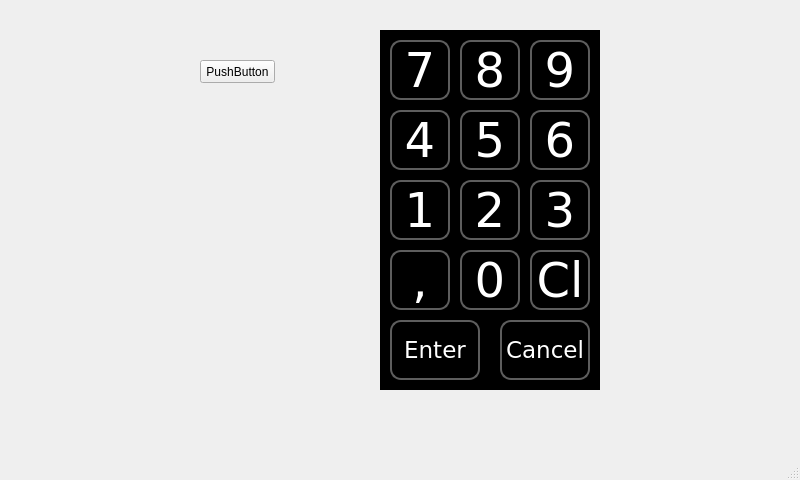
<?xml version="1.0" encoding="UTF-8"?>
<ui version="4.0">
 <class>Teclado_numericoClass</class>
 <widget class="QMainWindow" name="Teclado_numericoClass">
  <property name="geometry">
   <rect>
    <x>0</x>
    <y>0</y>
    <width>800</width>
    <height>480</height>
   </rect>
  </property>
  <property name="windowTitle">
   <string>Teclado_numerico</string>
  </property>
  <widget class="QWidget" name="centralWidget">
   <widget class="QFrame" name="Teclado">
    <property name="geometry">
     <rect>
      <x>380</x>
      <y>30</y>
      <width>220</width>
      <height>360</height>
     </rect>
    </property>
    <property name="styleSheet">
     <string notr="true">background-color: rgb(0, 0, 0);</string>
    </property>
    <property name="frameShape">
     <enum>QFrame::StyledPanel</enum>
    </property>
    <property name="frameShadow">
     <enum>QFrame::Raised</enum>
    </property>
    <widget class="QPushButton" name="Teclado_7">
     <property name="geometry">
      <rect>
       <x>10</x>
       <y>10</y>
       <width>60</width>
       <height>60</height>
      </rect>
     </property>
     <property name="font">
      <font>
       <family>Verdana</family>
       <pointsize>36</pointsize>
       <weight>50</weight>
       <italic>false</italic>
       <bold>false</bold>
      </font>
     </property>
     <property name="styleSheet">
      <string notr="true">QPushButton {
color: white;
border: 2px solid #5E5E5E;
border-radius: 11px;
padding: 5px;
background: qradialgradient(cx: 0.5, cy: -0.5,
fx: 0.5, fy:-0.1,
radius: 1.3, stop: 0 rgba(198,198,198, 255), stop: 1 rgba(50, 50,50,50));
}

QPushButton:pressed{
background: qradialgradient(cx: 0.5, cy: -0.5,
fx: 0.5, fy: -0.1,
radius: 1.35, stop: 0 rgba(50, 50,50,50), stop: 1 rgba(198, 198,198, 255));
}</string>
     </property>
     <property name="text">
      <string>7</string>
     </property>
    </widget>
    <widget class="QPushButton" name="Teclado_8">
     <property name="geometry">
      <rect>
       <x>80</x>
       <y>10</y>
       <width>60</width>
       <height>60</height>
      </rect>
     </property>
     <property name="font">
      <font>
       <family>Verdana</family>
       <pointsize>36</pointsize>
       <weight>50</weight>
       <italic>false</italic>
       <bold>false</bold>
      </font>
     </property>
     <property name="styleSheet">
      <string notr="true">QPushButton {
color: white;
border: 2px solid #5E5E5E;
border-radius: 11px;
padding: 5px;
background: qradialgradient(cx: 0.5, cy: -0.5,
fx: 0.5, fy:-0.1,
radius: 1.3, stop: 0 rgba(198,198,198, 255), stop: 1 rgba(50, 50,50,50));
}

QPushButton:pressed{
background: qradialgradient(cx: 0.5, cy: -0.5,
fx: 0.5, fy: -0.1,
radius: 1.35, stop: 0 rgba(50, 50,50,50), stop: 1 rgba(198, 198,198, 255));
}</string>
     </property>
     <property name="text">
      <string>8</string>
     </property>
    </widget>
    <widget class="QPushButton" name="Teclado_9">
     <property name="geometry">
      <rect>
       <x>150</x>
       <y>10</y>
       <width>60</width>
       <height>60</height>
      </rect>
     </property>
     <property name="font">
      <font>
       <family>Verdana</family>
       <pointsize>36</pointsize>
       <weight>50</weight>
       <italic>false</italic>
       <bold>false</bold>
      </font>
     </property>
     <property name="styleSheet">
      <string notr="true">QPushButton {
color: white;
border: 2px solid #5E5E5E;
border-radius: 11px;
padding: 5px;
background: qradialgradient(cx: 0.5, cy: -0.5,
fx: 0.5, fy:-0.1,
radius: 1.3, stop: 0 rgba(198,198,198, 255), stop: 1 rgba(50, 50,50,50));
}

QPushButton:pressed{
background: qradialgradient(cx: 0.5, cy: -0.5,
fx: 0.5, fy: -0.1,
radius: 1.35, stop: 0 rgba(50, 50,50,50), stop: 1 rgba(198, 198,198, 255));
}</string>
     </property>
     <property name="text">
      <string>9</string>
     </property>
    </widget>
    <widget class="QPushButton" name="Teclado_4">
     <property name="geometry">
      <rect>
       <x>10</x>
       <y>80</y>
       <width>60</width>
       <height>60</height>
      </rect>
     </property>
     <property name="font">
      <font>
       <family>Verdana</family>
       <pointsize>36</pointsize>
       <weight>50</weight>
       <italic>false</italic>
       <bold>false</bold>
      </font>
     </property>
     <property name="styleSheet">
      <string notr="true">QPushButton {
color: white;
border: 2px solid #5E5E5E;
border-radius: 11px;
padding: 5px;
background: qradialgradient(cx: 0.5, cy: -0.5,
fx: 0.5, fy:-0.1,
radius: 1.3, stop: 0 rgba(198,198,198, 255), stop: 1 rgba(50, 50,50,50));
}

QPushButton:pressed{
background: qradialgradient(cx: 0.5, cy: -0.5,
fx: 0.5, fy: -0.1,
radius: 1.35, stop: 0 rgba(50, 50,50,50), stop: 1 rgba(198, 198,198, 255));
}</string>
     </property>
     <property name="text">
      <string>4</string>
     </property>
    </widget>
    <widget class="QPushButton" name="Teclado_5">
     <property name="geometry">
      <rect>
       <x>80</x>
       <y>80</y>
       <width>60</width>
       <height>60</height>
      </rect>
     </property>
     <property name="font">
      <font>
       <family>Verdana</family>
       <pointsize>36</pointsize>
       <weight>50</weight>
       <italic>false</italic>
       <bold>false</bold>
      </font>
     </property>
     <property name="styleSheet">
      <string notr="true">QPushButton {
color: white;
border: 2px solid #5E5E5E;
border-radius: 11px;
padding: 5px;
background: qradialgradient(cx: 0.5, cy: -0.5,
fx: 0.5, fy:-0.1,
radius: 1.3, stop: 0 rgba(198,198,198, 255), stop: 1 rgba(50, 50,50,50));
}

QPushButton:pressed{
background: qradialgradient(cx: 0.5, cy: -0.5,
fx: 0.5, fy: -0.1,
radius: 1.35, stop: 0 rgba(50, 50,50,50), stop: 1 rgba(198, 198,198, 255));
}</string>
     </property>
     <property name="text">
      <string>5</string>
     </property>
    </widget>
    <widget class="QPushButton" name="Teclado_6">
     <property name="geometry">
      <rect>
       <x>150</x>
       <y>80</y>
       <width>60</width>
       <height>60</height>
      </rect>
     </property>
     <property name="font">
      <font>
       <family>Verdana</family>
       <pointsize>36</pointsize>
       <weight>50</weight>
       <italic>false</italic>
       <bold>false</bold>
      </font>
     </property>
     <property name="styleSheet">
      <string notr="true">QPushButton {
color: white;
border: 2px solid #5E5E5E;
border-radius: 11px;
padding: 5px;
background: qradialgradient(cx: 0.5, cy: -0.5,
fx: 0.5, fy:-0.1,
radius: 1.3, stop: 0 rgba(198,198,198, 255), stop: 1 rgba(50, 50,50,50));
}

QPushButton:pressed{
background: qradialgradient(cx: 0.5, cy: -0.5,
fx: 0.5, fy: -0.1,
radius: 1.35, stop: 0 rgba(50, 50,50,50), stop: 1 rgba(198, 198,198, 255));
}</string>
     </property>
     <property name="text">
      <string>6</string>
     </property>
    </widget>
    <widget class="QPushButton" name="Teclado_1">
     <property name="geometry">
      <rect>
       <x>10</x>
       <y>150</y>
       <width>60</width>
       <height>60</height>
      </rect>
     </property>
     <property name="font">
      <font>
       <family>Verdana</family>
       <pointsize>36</pointsize>
       <weight>50</weight>
       <italic>false</italic>
       <bold>false</bold>
      </font>
     </property>
     <property name="styleSheet">
      <string notr="true">QPushButton {
color: white;
border: 2px solid #5E5E5E;
border-radius: 11px;
padding: 5px;
background: qradialgradient(cx: 0.5, cy: -0.5,
fx: 0.5, fy:-0.1,
radius: 1.3, stop: 0 rgba(198,198,198, 255), stop: 1 rgba(50, 50,50,50));
}

QPushButton:pressed{
background: qradialgradient(cx: 0.5, cy: -0.5,
fx: 0.5, fy: -0.1,
radius: 1.35, stop: 0 rgba(50, 50,50,50), stop: 1 rgba(198, 198,198, 255));
}</string>
     </property>
     <property name="text">
      <string>1</string>
     </property>
    </widget>
    <widget class="QPushButton" name="Teclado_2">
     <property name="geometry">
      <rect>
       <x>80</x>
       <y>150</y>
       <width>60</width>
       <height>60</height>
      </rect>
     </property>
     <property name="font">
      <font>
       <family>Verdana</family>
       <pointsize>36</pointsize>
       <weight>50</weight>
       <italic>false</italic>
       <bold>false</bold>
      </font>
     </property>
     <property name="styleSheet">
      <string notr="true">QPushButton {
color: white;
border: 2px solid #5E5E5E;
border-radius: 11px;
padding: 5px;
background: qradialgradient(cx: 0.5, cy: -0.5,
fx: 0.5, fy:-0.1,
radius: 1.3, stop: 0 rgba(198,198,198, 255), stop: 1 rgba(50, 50,50,50));
}

QPushButton:pressed{
background: qradialgradient(cx: 0.5, cy: -0.5,
fx: 0.5, fy: -0.1,
radius: 1.35, stop: 0 rgba(50, 50,50,50), stop: 1 rgba(198, 198,198, 255));
}</string>
     </property>
     <property name="text">
      <string>2</string>
     </property>
    </widget>
    <widget class="QPushButton" name="Teclado_3">
     <property name="geometry">
      <rect>
       <x>150</x>
       <y>150</y>
       <width>60</width>
       <height>60</height>
      </rect>
     </property>
     <property name="font">
      <font>
       <family>Verdana</family>
       <pointsize>36</pointsize>
       <weight>50</weight>
       <italic>false</italic>
       <bold>false</bold>
      </font>
     </property>
     <property name="styleSheet">
      <string notr="true">QPushButton {
color: white;
border: 2px solid #5E5E5E;
border-radius: 11px;
padding: 5px;
background: qradialgradient(cx: 0.5, cy: -0.5,
fx: 0.5, fy:-0.1,
radius: 1.3, stop: 0 rgba(198,198,198, 255), stop: 1 rgba(50, 50,50,50));
}

QPushButton:pressed{
background: qradialgradient(cx: 0.5, cy: -0.5,
fx: 0.5, fy: -0.1,
radius: 1.35, stop: 0 rgba(50, 50,50,50), stop: 1 rgba(198, 198,198, 255));
}</string>
     </property>
     <property name="text">
      <string>3</string>
     </property>
    </widget>
    <widget class="QPushButton" name="Teclado_coma">
     <property name="geometry">
      <rect>
       <x>10</x>
       <y>220</y>
       <width>60</width>
       <height>60</height>
      </rect>
     </property>
     <property name="font">
      <font>
       <family>Verdana</family>
       <pointsize>36</pointsize>
       <weight>50</weight>
       <italic>false</italic>
       <bold>false</bold>
      </font>
     </property>
     <property name="styleSheet">
      <string notr="true">QPushButton {
color: white;
border: 2px solid #5E5E5E;
border-radius: 11px;
padding: 5px;
background: qradialgradient(cx: 0.5, cy: -0.5,
fx: 0.5, fy:-0.1,
radius: 1.3, stop: 0 rgba(198,198,198, 255), stop: 1 rgba(50, 50,50,50));
}

QPushButton:pressed{
background: qradialgradient(cx: 0.5, cy: -0.5,
fx: 0.5, fy: -0.1,
radius: 1.35, stop: 0 rgba(50, 50,50,50), stop: 1 rgba(198, 198,198, 255));
}</string>
     </property>
     <property name="text">
      <string>,</string>
     </property>
    </widget>
    <widget class="QPushButton" name="Teclado_0">
     <property name="geometry">
      <rect>
       <x>80</x>
       <y>220</y>
       <width>60</width>
       <height>60</height>
      </rect>
     </property>
     <property name="font">
      <font>
       <family>Verdana</family>
       <pointsize>36</pointsize>
       <weight>50</weight>
       <italic>false</italic>
       <bold>false</bold>
      </font>
     </property>
     <property name="styleSheet">
      <string notr="true">QPushButton {
color: white;
border: 2px solid #5E5E5E;
border-radius: 11px;
padding: 5px;
background: qradialgradient(cx: 0.5, cy: -0.5,
fx: 0.5, fy:-0.1,
radius: 1.3, stop: 0 rgba(198,198,198, 255), stop: 1 rgba(50, 50,50,50));
}

QPushButton:pressed{
background: qradialgradient(cx: 0.5, cy: -0.5,
fx: 0.5, fy: -0.1,
radius: 1.35, stop: 0 rgba(50, 50,50,50), stop: 1 rgba(198, 198,198, 255));
}</string>
     </property>
     <property name="text">
      <string>0</string>
     </property>
    </widget>
    <widget class="QPushButton" name="Teclado_cl">
     <property name="geometry">
      <rect>
       <x>150</x>
       <y>220</y>
       <width>60</width>
       <height>60</height>
      </rect>
     </property>
     <property name="font">
      <font>
       <family>Verdana</family>
       <pointsize>36</pointsize>
       <weight>50</weight>
       <italic>false</italic>
       <bold>false</bold>
      </font>
     </property>
     <property name="styleSheet">
      <string notr="true">QPushButton {
color: white;
border: 2px solid #5E5E5E;
border-radius: 11px;
padding: 5px;
background: qradialgradient(cx: 0.5, cy: -0.5,
fx: 0.5, fy:-0.1,
radius: 1.3, stop: 0 rgba(198,198,198, 255), stop: 1 rgba(50, 50,50,50));
}

QPushButton:pressed{
background: qradialgradient(cx: 0.5, cy: -0.5,
fx: 0.5, fy: -0.1,
radius: 1.35, stop: 0 rgba(50, 50,50,50), stop: 1 rgba(198, 198,198, 255));
}</string>
     </property>
     <property name="text">
      <string>Cl</string>
     </property>
    </widget>
    <widget class="QPushButton" name="Teclado_ok">
     <property name="geometry">
      <rect>
       <x>10</x>
       <y>290</y>
       <width>90</width>
       <height>60</height>
      </rect>
     </property>
     <property name="font">
      <font>
       <family>Verdana</family>
       <pointsize>17</pointsize>
       <weight>50</weight>
       <italic>false</italic>
       <bold>false</bold>
      </font>
     </property>
     <property name="styleSheet">
      <string notr="true">QPushButton {
color: white;
border: 2px solid #5E5E5E;
border-radius: 11px;
padding: 5px;
background: qradialgradient(cx: 0.5, cy: -0.5,
fx: 0.5, fy:-0.1,
radius: 1.3, stop: 0 rgba(198,198,198, 255), stop: 1 rgba(50, 50,50,50));
}

QPushButton:pressed{
background: qradialgradient(cx: 0.5, cy: -0.5,
fx: 0.5, fy: -0.1,
radius: 1.35, stop: 0 rgba(50, 50,50,50), stop: 1 rgba(198, 198,198, 255));
}</string>
     </property>
     <property name="text">
      <string>Enter</string>
     </property>
    </widget>
    <widget class="QPushButton" name="Teclado_cancel">
     <property name="geometry">
      <rect>
       <x>120</x>
       <y>290</y>
       <width>90</width>
       <height>60</height>
      </rect>
     </property>
     <property name="font">
      <font>
       <family>Verdana</family>
       <pointsize>17</pointsize>
       <weight>50</weight>
       <italic>false</italic>
       <bold>false</bold>
      </font>
     </property>
     <property name="styleSheet">
      <string notr="true">QPushButton {
color: white;
border: 2px solid #5E5E5E;
border-radius: 11px;
padding: 5px;
background: qradialgradient(cx: 0.5, cy: -0.5,
fx: 0.5, fy:-0.1,
radius: 1.3, stop: 0 rgba(198,198,198, 255), stop: 1 rgba(50, 50,50,50));
}

QPushButton:pressed{
background: qradialgradient(cx: 0.5, cy: -0.5,
fx: 0.5, fy: -0.1,
radius: 1.35, stop: 0 rgba(50, 50,50,50), stop: 1 rgba(198, 198,198, 255));
}</string>
     </property>
     <property name="text">
      <string>Cancel</string>
     </property>
    </widget>
   </widget>
   <widget class="QPushButton" name="Boton">
    <property name="geometry">
     <rect>
      <x>200</x>
      <y>60</y>
      <width>75</width>
      <height>23</height>
     </rect>
    </property>
    <property name="text">
     <string>PushButton</string>
    </property>
   </widget>
  </widget>
  <widget class="QStatusBar" name="statusBar"/>
 </widget>
 <layoutdefault spacing="6" margin="11"/>
 <resources>
  <include location="teclado_numerico.qrc"/>
 </resources>
 <connections/>
</ui>
